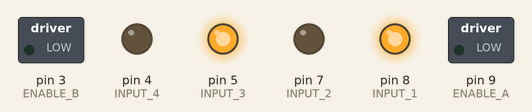
Recording of a sketch running on a simulated Arduino Uno, built with avr-gcc and run on an emulated ATmega328P. On the bench: switched loads named in the sketch (green lamp = pin HIGH), output pins drawn as LEDs (lit = HIGH).

Above: at 25.6 s.
Timing chart, 0 to 40.0 s (numbered marks = the images above):
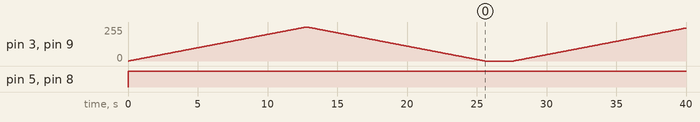

Measured:
- by itself, pin 5 (INPUT_3), pin 8 (INPUT_1): LOW → HIGH at 0.00 s

The sketch:

01_Basic_DC_Motor.ino
```cpp
//Motor A connections
#define ENABLE_A 9
#define INPUT_1 8
#define INPUT_2 7

//Motor B connections
#define ENABLE_B 3
#define INPUT_3 5
#define INPUT_4 4

void setup()
{
    //set control pins to outputs
    pinMode(ENABLE_A, OUTPUT);
    pinMode(ENABLE_B, OUTPUT);
    pinMode(INPUT_1, OUTPUT);
    pinMode(INPUT_2, OUTPUT);
    pinMode(INPUT_3, OUTPUT);
    pinMode(INPUT_4, OUTPUT);

    //Initial state - turn off motor
    digitalWrite(INPUT_1, LOW);
    digitalWrite(INPUT_2, LOW);
    digitalWrite(INPUT_3, LOW);
    digitalWrite(INPUT_4, LOW);
}

void loop()
{
    //turn ON the motors - clockwise rotation
    digitalWrite(INPUT_1, HIGH);
    digitalWrite(INPUT_2, LOW);
    digitalWrite(INPUT_3, HIGH);
    digitalWrite(INPUT_4, LOW);

    //accelerate from zero to maximum speed
    for (int i = 0; i <= 255; i++)
    {
        analogWrite(ENABLE_A, i);
        analogWrite(ENABLE_B, i);
        delay(50);
    }
    //decelerate from maximum to zero
    for (int i = 255; i >= 0; --i)
    {
        analogWrite(ENABLE_A, i);
        analogWrite(ENABLE_B, i);
        delay(50);
    }
    delay(2000);

    //turn ON the motors - counterclockwise rotation
    digitalWrite(INPUT_1, HIGH);
    digitalWrite(INPUT_2, LOW);
    digitalWrite(INPUT_3, HIGH);
    digitalWrite(INPUT_4, LOW);

    //accelerate from zero to maximum speed
    for (int i = 0; i <= 255; i++)
    {
        analogWrite(ENABLE_A, i);
        analogWrite(ENABLE_B, i);
        delay(50);
    }
    //decelerate from maximum to zero
    for (int i = 255; i >= 0; --i)
    {
        analogWrite(ENABLE_A, i);
        analogWrite(ENABLE_B, i);
        delay(50);
    }
    delay(2000);
}
```
